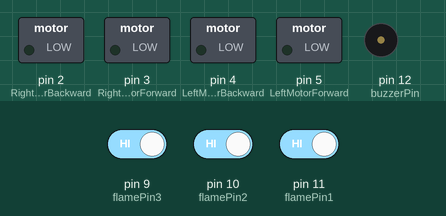
Simulated run of this sketch. Board: Arduino Uno, built with avr-gcc and run on an emulated ATmega328P. On the bench: switched loads named in the sketch (green lamp = pin HIGH), buzzer (waves = sounding). The inputs (shaded band) are chosen by the test bench; at power-on: pin 9 (flamePin3) HIGH, pin 10 (flamePin2) HIGH, pin 11 (flamePin1) HIGH.

Above: at 1.2 s.
1.3 s: pin 9 (flamePin3) driven LOW
At 1.8 s:
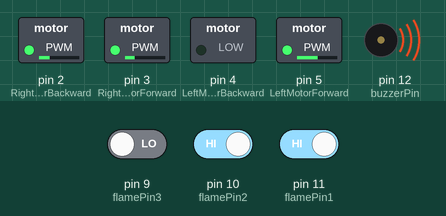
2.8 s: pin 10 (flamePin2) driven LOW
At 3.7 s:
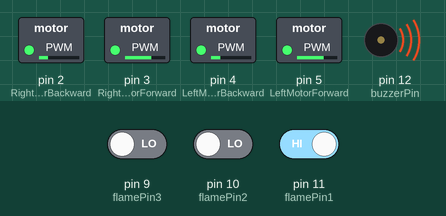
4.3 s: pin 11 (flamePin1) driven LOW
At 5.3 s:
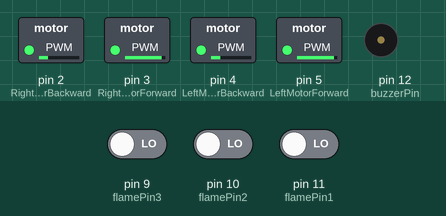
5.8 s: pin 9 (flamePin3) driven HIGH
At 7.0 s:
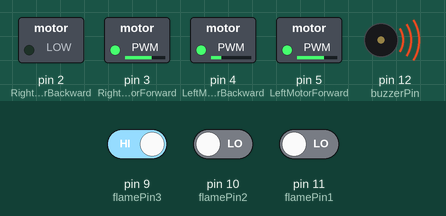
7.3 s: pin 10 (flamePin2) driven HIGH
At 8.5 s:
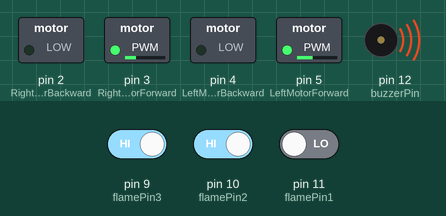
8.8 s: pin 11 (flamePin1) driven HIGH
At 9.4 s:
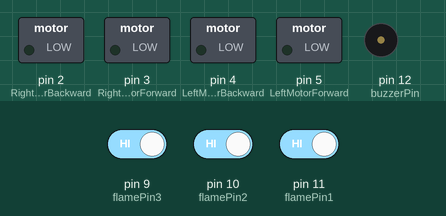
Timing chart, 0 to 11.3 s (numbered marks = the images above; inputs shaded):
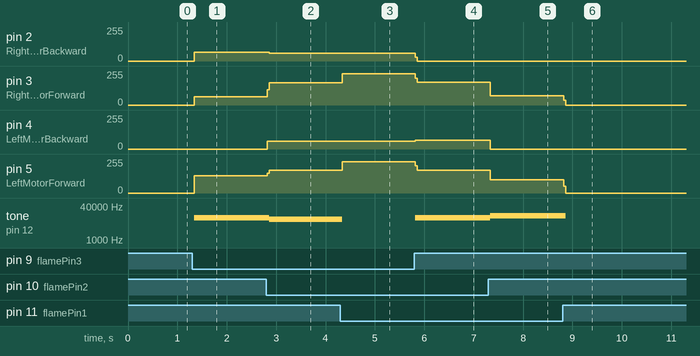

Measured:
- after the input at 1.3 s, pin 2 (RightMotorBackward): 0/255 → 67/255 at once; pin 3 (RightMotorForward): 0/255 → 61/255 at once; pin 5 (LeftMotorForward): 0/255 → 131/255 at once; tone on pin 12 (buzzerPin): silent → 11404 Hz at once
- after the input at 2.8 s, pin 2 (RightMotorBackward): 67/255 → 57/255 after 0.06 s; pin 3 (RightMotorForward): 61/255 → 167/255 at once; pin 4 (LeftMotorBackward): 0/255 → 59/255 at once; pin 5 (LeftMotorForward): 131/255 → 169/255 at once; tone on pin 12 (buzzerPin): 11404 Hz → 9721 Hz after 0.06 s
- after the input at 4.3 s, pin 3 (RightMotorForward): 167/255 → 233/255 at once; pin 5 (LeftMotorForward): 169/255 → 235/255 at once; tone on pin 12 (buzzerPin): 9721 Hz → silent at once
- after the input at 5.8 s, pin 2 (RightMotorBackward): 57/255 → 0/255 at once; pin 3 (RightMotorForward): 233/255 → 169/255 at once; pin 4 (LeftMotorBackward): 59/255 → 65/255 at once; pin 5 (LeftMotorForward): 235/255 → 171/255 at once; tone on pin 12 (buzzerPin): silent → 11455 Hz at once
- after the input at 7.3 s, pin 3 (RightMotorForward): 169/255 → 68/255 at once; pin 4 (LeftMotorBackward): 65/255 → 0/255 at once; pin 5 (LeftMotorForward): 171/255 → 98/255 at once; tone on pin 12 (buzzerPin): 11455 Hz → 13865 Hz at once
- after the input at 8.8 s, pin 3 (RightMotorForward): 68/255 → 0/255 at once; pin 5 (LeftMotorForward): 98/255 → 0/255 at once; tone on pin 12 (buzzerPin): 13865 Hz → silent after 0.06 s

The sketch:

FlameSensingRobocar.ino
```cpp
//our L298N control pins
const int LeftMotorForward = 5;
const int LeftMotorBackward = 4;
const int RightMotorForward = 3;
const int RightMotorBackward = 2;

const int buzzerPin = 12;

const int flamePin1 = 11;
const int flamePin2 = 10;
const int flamePin3 = 9;

int Flame = HIGH;

void setup(){

  pinMode(RightMotorForward, OUTPUT);
  pinMode(LeftMotorForward, OUTPUT);
  pinMode(LeftMotorBackward, OUTPUT);
  pinMode(RightMotorBackward, OUTPUT);
  pinMode(buzzerPin, OUTPUT);
  pinMode(flamePin1, INPUT);
  pinMode(flamePin2, INPUT);
  pinMode(flamePin3, INPUT);
}

void loop(){
  Flame = digitalRead(flamePin1);
  if (Flame== LOW)
  {
    digitalWrite(buzzerPin, HIGH);
    moveForward();
  }
  else
  {
    digitalWrite(buzzerPin, LOW);
    moveStop();
  }

  Flame = digitalRead(flamePin2);
  if (Flame== LOW)
  {
    digitalWrite(buzzerPin, HIGH);
    turnLeft();
    moveForward();
  }
  else
  {
    digitalWrite(buzzerPin, LOW);
    moveStop();
  }

  Flame = digitalRead(flamePin3);
  if (Flame== LOW)
  {
    digitalWrite(buzzerPin, HIGH);
    turnRight();
    moveForward();
  }
  else
  {
    digitalWrite(buzzerPin, LOW);
    moveStop();
  }
}

void moveStop(){

  digitalWrite(RightMotorForward, LOW);
  digitalWrite(LeftMotorForward, LOW);
  digitalWrite(RightMotorBackward, LOW);
  digitalWrite(LeftMotorBackward, LOW);
}

void moveForward(){

  digitalWrite(LeftMotorForward, HIGH);
  digitalWrite(RightMotorForward, HIGH);
  digitalWrite(LeftMotorBackward, LOW);
  digitalWrite(RightMotorBackward, LOW);
}

void turnRight(){

  digitalWrite(LeftMotorForward, HIGH);
  digitalWrite(RightMotorBackward, HIGH);

  digitalWrite(LeftMotorBackward, LOW);
  digitalWrite(RightMotorForward, LOW);
}

void turnLeft(){
  digitalWrite(LeftMotorBackward, HIGH);
  digitalWrite(RightMotorForward, HIGH);

  digitalWrite(LeftMotorForward, LOW);
  digitalWrite(RightMotorBackward, LOW);
}
```
